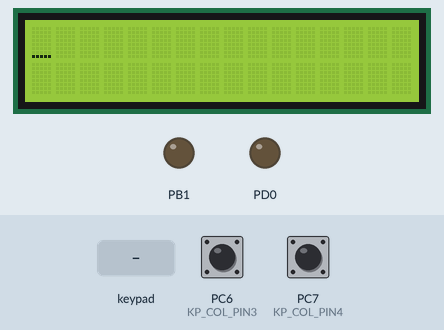
Recording of a program running on a simulated ATmega32, built with avr-gcc and emulated at 8 MHz. On the bench: 16×2 character LCD, output pins drawn as LEDs (lit = HIGH). Wiring (inferred from the names in the program): 4×2 keypad with keys 1 2 3 4 5 6 7 8 (labels assumed): rows PC0, PC1, PC2, PC3; columns PC4, PC5; character LCD (HD44780): RS PB0; E PB2; data PA0, PA1, PA2, PA3, PA4, PA5, PA6, PA7. Inputs (shaded band) come from the test bench; at power-on: PC6 (KP_COL_PIN3) HIGH, PC7 (KP_COL_PIN4) HIGH. Pins used as bus, display or sensor lines are not drawn.

Above: at 1.2 s.
1.3 s: PC6 (KP_COL_PIN3) pulled LOW for 0.15 s
At 2.4 s:
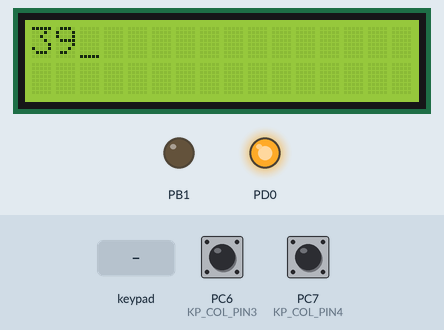
2.9 s: PC7 (KP_COL_PIN4) pulled LOW for 0.15 s
At 3.6 s:
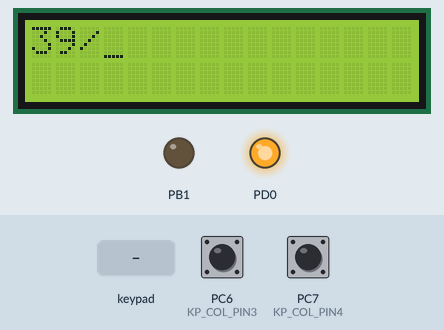
4.5 s: keypad keys 1 2 3 4 pressed 0.4 s apart
At 6.9 s:
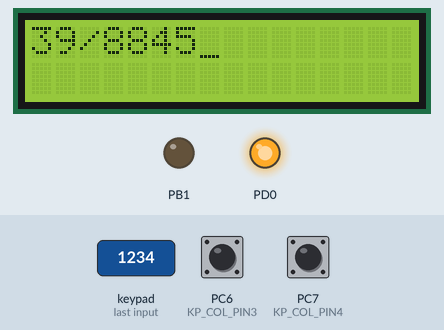
7.6 s: key '1' pressed
At 9.0 s:
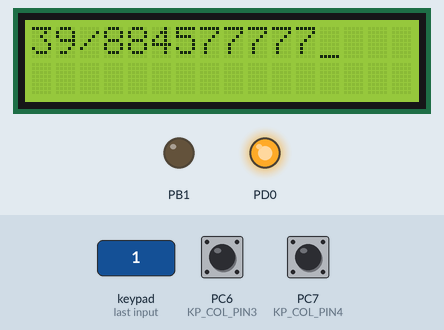
9.3 s: key '5' pressed
At 10.0 s:
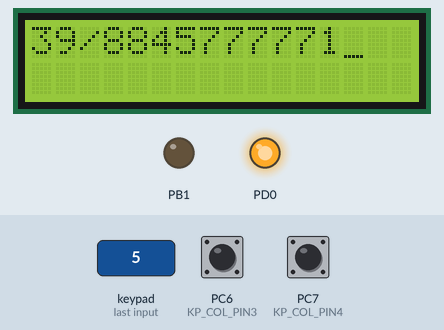
11.1 s: key '6' pressed
At 11.7 s:
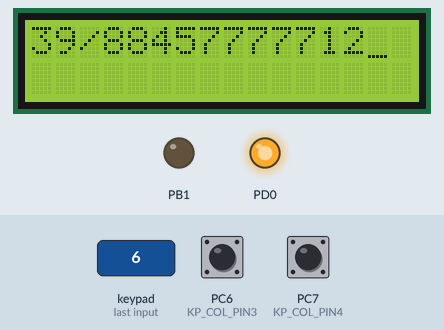
Timing chart, 0 to 13.9 s (numbered marks = the images above; inputs shaded):
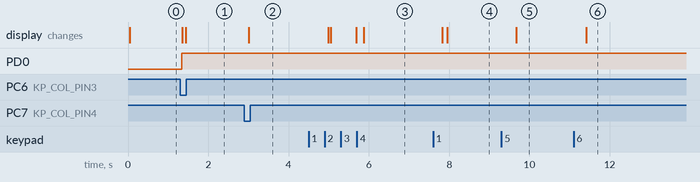

Measured:
- after the input at 1.3 s, PD0: LOW → HIGH at once; the display: first changes after 0.05 s (image 1 shows a later state)
- after the input at 2.9 s, the display: changes after 0.11 s (image 2)
- after the input at 4.5 s, the display: first changes after 0.49 s (image 3 shows a later state)
- after the input at 7.6 s, the display: first changes after 0.23 s (image 4 shows a later state)
- after the input at 9.3 s, the display: changes after 0.37 s (image 5)
- after the input at 11.1 s, the display: changes after 0.32 s (image 6)

The program:

main.c
```c
/*
 * main.c
 *
 *  Created on: Mar 21, 2023
 *      Author: Mazen
 */
#include"../HAL/LCD_Driver/LCD_Interface.h"
#include "../HAL/Keypad_Driver/Keypad_Interface.h"
#include "../HAL/LED_Driver/Led_Interface.h"
#include "../MCAL/Timer/Timer0/Timer0_Interface.h"


//Led_info Led={PORT_A,PIN_0,Source_Connection};
/*
 *
 * typedef struct
{
	PORT_Name RS_group;
	PIN_Number RS_pin;
	PORT_Name RW_group;
	PIN_Number RW_pin;
	PORT_Name E_group;
	PIN_Number E_pin;
	PORT_Name Data_group;
}LCD_Info ;
 */
/*
 *
 *
 * typedef struct{
	PORT_Name ROW_PORT1 ;
	PIN_Number ROW_PIN1  ;
	PORT_Name ROW_PORT2 ;
	PIN_Number ROW_PIN2  ;
	PORT_Name ROW_PORT3 ;
	PIN_Number ROW_PIN3  ;
	PORT_Name ROW_PORT4 ;
	PIN_Number ROW_PIN4  ;
}KeypadRow_PORT_PIN;
typedef struct{
	PORT_Name COL_PORT1 ;
	PIN_Number COL_PIN1  ;
	PORT_Name COL_PORT2 ;
	PIN_Number COL_PIN2  ;
	PORT_Name COL_PORT3 ;
	PIN_Number COL_PIN3  ;
	PORT_Name COL_PORT4 ;
	PIN_Number COL_PIN4  ;
}KeypadCol_PORT_PIN;
 */
void main(){
	DIO_ErrStateSetPinDirection(PORT_A,PIN_0,DIO_OUT);
	//DIO_ErrStateSetPinValue(PORT_A,0,DIO_LOW);
	LCD_Info lcd={PORT_B,PIN_0,PORT_B,PIN_1,PORT_B,PIN_2,PORT_A};
	KeypadRow_PORT_PIN row={PORT_C,PIN_0,PORT_C,PIN_1,PORT_C,PIN_2,PORT_C,PIN_3};
	KeypadCol_PORT_PIN col={PORT_C,PIN_4,PORT_C,PIN_5,PORT_C,PIN_6,PORT_C,PIN_7};
		u8 x;
		u8 read;
		LCD_VoidInit(&lcd);
		KP_ErrStateInit(&row,&col);
	Time_0_Init();
	while(1){
		read=KP_ErrStateRead(&row,&col,&x);
		if(read == OK)
		LCD_VoidSendChar(x,&lcd);
	}

}
```

Definition.h
```c
/*
 * Definition.h
 *
 *  Created on: Mar 24, 2023
 *      Author: Mazen
 */

#ifndef COMMON_DEFINITION_H_
#define COMMON_DEFINITION_H_
#define Null  ((void *)0x00)


#endif /* COMMON_DEFINITION_H_ */
```

Type.h
```c
/*
 * Type.h
 *
 *  Created on: Mar 22, 2023
 *      Author: Mazen
 */
#ifndef TYPE_H_
#define TYPE_H_
/*	User defined data types	Section*/
typedef unsigned char u8;
typedef unsigned short int u16;
typedef unsigned long int u32;

typedef signed char s8;
typedef signed short int s16;
typedef signed long int s32;

typedef float f32;
typedef double f64;


#endif /*TYPE_H_*/
```

bit-math.h
```c
/*
 * bit-math.h
 *
 *  Created on: Mar 22, 2023
 *      Author: Mazen
 */
	/*functions like macro */
// Setting specific bit to 1
#define SET_BIT(Reg,Bit) Reg|=(1<<Bit)
// Setting specific bit to 0
#define CLEAR_BIT(Reg,Bit) Reg&=~(1<<Bit)
// changing specific bit from 0 to 1 vice versa
#define TOGGLE_BIT(Reg,Bit) Reg^=(1<<Bit)
// Read specific bit value if 0 or 1 to be added in Val without changing the register value
#define GET_BIT(Reg,Bit) (Reg>>Bit)&1
```

Keypad_Config.h
```c
/*
 * Keypad_Config.h
 *
 *  Created on: Mar 30, 2023
 *      Author: Mazen
 */

#ifndef HAL_KEYPAD_DRIVER_KEYPAD_CONFIG_H_
#define HAL_KEYPAD_DRIVER_KEYPAD_CONFIG_H_
#include "Keypad_Private.h"
/*	Keypad Rows	*/
#define KP_ROW_PIN1 0
#define KP_ROW_PIN2 1
#define KP_ROW_PIN3 2
#define KP_ROW_PIN4 3
typedef enum{
KP_ROW_PORT1='C',
KP_ROW_PORT2='C',
KP_ROW_PORT3='C',
KP_ROW_PORT4='C'
}KPRPORT;
/*	Keypad Coloumns */
#define KP_COL_PIN1 4
#define KP_COL_PIN2 5
#define KP_COL_PIN3 6
#define KP_COL_PIN4 7
typedef enum{
	KP_COL_PORT1='C',
	KP_COL_PORT2='C',
	KP_COL_PORT3='C',
	KP_COL_PORT4='C'
}KPCPORT;

#endif /* HAL_KEYPAD_DRIVER_KEYPAD_CONFIG_H_ */
```

LCD_Config.h
```c
/*
 * LCD_Config.h
 *
 *  Created on: Mar 25, 2023
 *      Author: Mazen
 */

#ifndef HAL_LCD_DRIVER_LCD_CONFIG_H_
#define HAL_LCD_DRIVER_LCD_CONFIG_H_


#endif /* HAL_LCD_DRIVER_LCD_CONFIG_H_ */
```

Led_Configuration.h
```c
/*
 * Led_Configuration.h
 *
 *  Created on: Mar 24, 2023
 *      Author: hisha
 */

#ifndef HAL_LED_LED_CONFIGURATION_H_
#define HAL_LED_LED_CONFIGURATION_H_

typedef struct
{
PORT_Name        Led_Group ;
PIN_Number          Led_Pin ;
Led_ConnectionType     ConnectionType ;
}Led_info;


#endif /* HAL_LED_LED_CONFIGURATION_H_ */
```

Keypad_Interface.h
```c
/*
 * Keypad_Interface.h
 *
 *  Created on: Mar 30, 2023
 *      Author: Mazen
 */

#ifndef HAL_KEYPAD_DRIVER_KEYPAD_INTERFACE_H_
#define HAL_KEYPAD_DRIVER_KEYPAD_INTERFACE_H_
#include "Keypad_Config.h"
u8	KP_ErrStateRead(KeypadRow_PORT_PIN *KP_RPP_INFO,KeypadCol_PORT_PIN *KP_CPP_INFO,u8 *ReadValue);
void KP_ErrStateInit(KeypadRow_PORT_PIN *KP_RPP_INFO,KeypadCol_PORT_PIN *KP_CPP_INFO);
#endif /* HAL_KEYPAD_DRIVER_KEYPAD_INTERFACE_H_ */
```

Keypad_Program.c
```c
/*
 * Keypad_Program.c
 *
 *  Created on: Mar 30, 2023
 *      Author: Mazen
 */
#include"Keypad_Interface.h"
u8 KP_Arr[4][4]={
		{'7','8','9','/'},
		{'4','5','6','*'},
		{'1','2','3','-'},
		{'C','0','=','+'}
};
void KP_ErrStateInit(KeypadRow_PORT_PIN *KP_RPP_INFO,KeypadCol_PORT_PIN *KP_CPP_INFO){
	//u8 ROW,COL,ReadPin;
	//KPRPORT ROWP=KP_ROW_PORT1;
	//KPCPORT COLP=KP_COL_PORT1;
		DIO_ErrStateSetPinDirection(PORT_C,KP_RPP_INFO->ROW_PIN1,DIO_OUT);
		DIO_ErrStateSetPinDirection(PORT_C,KP_RPP_INFO->ROW_PIN2,DIO_OUT);
		DIO_ErrStateSetPinDirection(PORT_C,KP_RPP_INFO->ROW_PIN3,DIO_OUT);
		DIO_ErrStateSetPinDirection(PORT_C,KP_RPP_INFO->ROW_PIN4,DIO_OUT);
		DIO_ErrStateSetPinDirection(PORT_C,KP_CPP_INFO->COL_PIN1,DIO_IN);
		DIO_ErrStateSetPinDirection(PORT_C,KP_CPP_INFO->COL_PIN2,DIO_IN);
		DIO_ErrStateSetPinDirection(PORT_C,KP_CPP_INFO->COL_PIN3,DIO_IN);
		DIO_ErrStateSetPinDirection(PORT_C,KP_CPP_INFO->COL_PIN4,DIO_IN);
		DIO_ErrStateSetPinValue(PORT_C,KP_RPP_INFO->ROW_PIN1,DIO_HIGH);
		DIO_ErrStateSetPinValue(PORT_C,KP_RPP_INFO->ROW_PIN2,DIO_HIGH);
		DIO_ErrStateSetPinValue(PORT_C,KP_RPP_INFO->ROW_PIN3,DIO_HIGH);
		DIO_ErrStateSetPinValue(PORT_C,KP_RPP_INFO->ROW_PIN4,DIO_HIGH);
		DIO_ErrStateSetPinValue(PORT_C,KP_CPP_INFO->COL_PIN1,DIO_HIGH);
		DIO_ErrStateSetPinValue(PORT_C,KP_CPP_INFO->COL_PIN2,DIO_HIGH);
		DIO_ErrStateSetPinValue(PORT_C,KP_CPP_INFO->COL_PIN3,DIO_HIGH);
		DIO_ErrStateSetPinValue(PORT_C,KP_CPP_INFO->COL_PIN4,DIO_HIGH);

}
KP_ErrState	KP_ErrStateRead(KeypadRow_PORT_PIN *KP_RPP_INFO,KeypadCol_PORT_PIN *KP_CPP_INFO,u8 *ReadValue){
	u8 ROW,COL,ReadPin;
	u8 ErrVal;
	//_delay_ms(100);
	for(ROW=0;ROW<4;ROW++){
		DIO_ErrStateSetPinValue(PORT_C,ROW,DIO_LOW);

		for(COL=4;COL<8;COL++){
			ErrVal=DIO_ErrStateReadPinValue(PORT_C,COL,&ReadPin);
			_delay_ms(30);
			if(ErrVal==DIO_OK&&ReadPin==0){
				DIO_ErrStateSetPinDirection(PORT_D,PIN_0,DIO_OUT);
				DIO_ErrStateSetPinValue(PORT_D,PIN_0,DIO_HIGH);
				DIO_ErrStateSetPinValue(PORT_C,ROW,DIO_HIGH);
				//_delay_ms(30);
				*ReadValue =KP_Arr[ROW][COL-4];
				return OK;
			}
		}
		DIO_ErrStateSetPinValue(PORT_C,ROW,DIO_HIGH);
	}
	return Error;
	//Flag=0;
}
```

LCD_Interface.h
```c
/*
 * LCD_Interface.h
 *
 *  Created on: Mar 25, 2023
 *      Author: Mazen
 */
#ifndef HAL_LCD_DRIVER_LCD_INTERFACE_H_
#define HAL_LCD_DRIVER_LCD_INTERFACE_H_
#include "LCD_Private.h"
#include "LCD_Config.h"
#include "LCD_Register.h"
#include "../../common/Definition.h"
#include <util/delay.h>
void LCD_VoidSendCommand(u8 Local_Command,LCD_Info *lcd);
void LCD_VoidSendChar(u8 Local_Char,LCD_Info *lcd);
void LCD_VoidSendCharRepeat(u8 Local_Char,LCD_Info *lcd);
void LCD_VoidInit(LCD_Info *lcd);
void LCD_VoidSendString(u8 *Address_String,LCD_Info *lcd);
void LCD_VoidGoToXY(u8 Local_XPosition,u8 Local_YPosition, LCD_Info *lcd);
void LCD_VoidSpecialCharacter(u8 *pattern,u8 location, LCD_Info *lcd);
void LCD_VoidSendInt(u32 Recieved_Number,LCD_Info *lcd);
#endif /* HAL_LCD_DRIVER_LCD_INTERFACE_H_ */
```

LCD_Program.c
```c
/*
 * LCD_Program.c
 *
 *  Created on: Mar 25, 2023
 *      Author: Mazen
 */
#include"../../MCAL/DIO/DIO_Interface.h"
#include "LCD_Interface.h"
#include <stdlib.h>

void LCD_VoidSendCommand(u8 Local_Command,LCD_Info *lcd){
	/*RS->LOw*/
	DIO_ErrStateSetPinValue(lcd->RS_group,lcd->RS_pin,DIO_LOW);
	/*RW-> LOW*/
	DIO_ErrStateSetPinValue(lcd->RW_group,lcd->RW_pin,DIO_LOW);
	/*Group = Command*/
	DIO_ErrStateSetPortValue(lcd->Data_group,Local_Command);
	/*Enable*/
	DIO_ErrStateSetPinValue(lcd->E_group,lcd->E_pin,DIO_HIGH);
	_delay_ms(1);
	DIO_ErrStateSetPinValue(lcd->E_group,lcd->E_pin,DIO_LOW);
	_delay_ms(1);
}

void LCD_VoidSendChar(u8 Local_Char,LCD_Info *lcd)
{
	static u8 SwitchingCounter;
	static u8 FirstLineCounter,SecondLineCounter;
	if(SwitchingCounter<16){
		//LCD_VoidGoToXY(FirstLineCounter,0,lcd);
		/*RS->LOw*/
		DIO_ErrStateSetPinValue(lcd->RS_group,lcd->RS_pin,DIO_HIGH);
		/*RW-> LOW*/
		DIO_ErrStateSetPinValue(lcd->RW_group,lcd->RW_pin,DIO_LOW);
		/*Group = Command*/
		DIO_ErrStateSetPortValue(lcd->Data_group,Local_Char);
		/*Enable*/
		DIO_ErrStateSetPinValue(lcd->E_group,lcd->E_pin,DIO_HIGH);
		_delay_ms(1);
		DIO_ErrStateSetPinValue(lcd->E_group,lcd->E_pin,DIO_LOW);
		_delay_ms(1);
		SwitchingCounter++;
		//FirstLineCounter++;
	}
	else if(SwitchingCounter>15&&SwitchingCounter<32){
		LCD_VoidGoToXY(SecondLineCounter,1,lcd);
		/*RS->LOw*/
		DIO_ErrStateSetPinValue(lcd->RS_group,lcd->RS_pin,DIO_HIGH);
		/*RW-> LOW*/
		DIO_ErrStateSetPinValue(lcd->RW_group,lcd->RW_pin,DIO_LOW);
		/*Group = Command*/
		DIO_ErrStateSetPortValue(lcd->Data_group,Local_Char);
		/*Enable*/
		DIO_ErrStateSetPinValue(lcd->E_group,lcd->E_pin,DIO_HIGH);
		_delay_ms(1);
		DIO_ErrStateSetPinValue(lcd->E_group,lcd->E_pin,DIO_LOW);
		_delay_ms(1);
		SwitchingCounter++;
		SecondLineCounter++;
	}

}
void LCD_VoidSendCharRepeat(u8 Local_Char,LCD_Info *lcd)
{
	static u8 SwitchingCounter;
	static u8 FirstLineCounter,SecondLineCounter;
	if(SwitchingCounter<16){
		LCD_VoidGoToXY(FirstLineCounter,0,lcd);
		/*RS->LOw*/
		DIO_ErrStateSetPinValue(lcd->RS_group,lcd->RS_pin,DIO_HIGH);
		/*RW-> LOW*/
		DIO_ErrStateSetPinValue(lcd->RW_group,lcd->RW_pin,DIO_LOW);
		/*Group = Command*/
		DIO_ErrStateSetPortValue(lcd->Data_group,Local_Char);
		/*Enable*/
		DIO_ErrStateSetPinValue(lcd->E_group,lcd->E_pin,DIO_HIGH);
		_delay_ms(1);
		DIO_ErrStateSetPinValue(lcd->E_group,lcd->E_pin,DIO_LOW);
		_delay_ms(1);
		SwitchingCounter++;
		FirstLineCounter++;
	}
	else if(SwitchingCounter>15&&SwitchingCounter<32){
		LCD_VoidGoToXY(SecondLineCounter,1,lcd);
		/*RS->LOw*/
		DIO_ErrStateSetPinValue(lcd->RS_group,lcd->RS_pin,DIO_HIGH);
		/*RW-> LOW*/
		DIO_ErrStateSetPinValue(lcd->RW_group,lcd->RW_pin,DIO_LOW);
		/*Group = Command*/
		DIO_ErrStateSetPortValue(lcd->Data_group,Local_Char);
		/*Enable*/
		DIO_ErrStateSetPinValue(lcd->E_group,lcd->E_pin,DIO_HIGH);
		_delay_ms(1);
		DIO_ErrStateSetPinValue(lcd->E_group,lcd->E_pin,DIO_LOW);
		_delay_ms(1);
		SwitchingCounter++;
		SecondLineCounter++;
	}
	else{
		SwitchingCounter=0;
		FirstLineCounter=0;
		SecondLineCounter=0;
	}
}
void LCD_VoidInit(LCD_Info *lcd){
	/*Set Directions*/
	DIO_ErrStateSetPinDirection(lcd->RS_group,lcd->RS_pin,DIO_OUT);
	DIO_ErrStateSetPinDirection(lcd->RW_group,lcd->RW_pin,DIO_OUT);
	DIO_ErrStateSetPinDirection(lcd->E_group,lcd->E_pin,DIO_OUT);
	DIO_ErrStateSetGroupDirection(lcd->Data_group,0xFF);
	/*Wait more than 30 ms*/
	_delay_ms(40);
	/*Sent function set*/
	LCD_VoidSendCommand(LCD_Set8Bit2Line5x8,lcd);
	/*WAIT 39us*/
	_delay_ms(1);
	LCD_VoidSendCommand(LCD_CursorON,lcd);
	_delay_ms(1);
	/*LCD Clear Display*/
	LCD_VoidSendCommand(LCD_ClearDisplay,lcd);
	_delay_ms(1);

}

void LCD_VoidSendString(u8 *Address_String,LCD_Info *lcd){

	while (*Address_String != '\0') {
		// Send the current character to the LCD
		LCD_VoidSendChar(*Address_String, lcd);
		Address_String++; // Move to the next character
	}
}
void LCD_VoidGoToXY(u8 Local_XPosition,u8 Local_YPosition, LCD_Info *lcd) {
	u8 Address = 0;
	/* Calculate the DDRAM address based on the row and column */
	if(Local_YPosition == 0) {
		Address = LCD_FirstLine + Local_XPosition;
	} else {
		Address = LCD_SecoundLine + Local_XPosition;
	}
	/* Send the command to set the DDRAM address */
	LCD_VoidSendCommand(LCD_SetAddressDDRAM | Address, lcd);
}

void LCD_VoidSpecialCharacter(u8 *pattern,u8 location, LCD_Info *lcd){
	LCD_VoidSendCommand(LCD_SetAddressCGRAM+(location*8),lcd);
	/* Sending the bitmap to CGRAM */
	for(u8 i=0;i<8;i++){
		LCD_VoidSendChar(pattern[i],lcd);
	}
	/*	Send the cursor to DDRAM + choose location */
	LCD_VoidGoToXY(1,1,lcd);
	LCD_VoidSendChar(location,lcd);
}
void LCD_VoidSendInt(u32 Recieved_Number,LCD_Info *lcd){
	u8 NumAsString[LCD_StringMax];
	u8 LCD_StringCounter;
	if(Recieved_Number==0){
		LCD_VoidSendChar('0',lcd);
	}
	else{
		while(Recieved_Number!=0){
			NumAsString[LCD_StringCounter]=Recieved_Number%10;
			Recieved_Number/=10;
			LCD_StringCounter++;
		}
	}
	for(LCD_StringCounter=(LCD_StringMax-1);LCD_StringCounter>=0;LCD_StringCounter--){
		LCD_VoidSendChar(NumAsString[LCD_StringCounter],lcd);
	}
}
```

Led_Interface.h
```c
/*
 * Led_Interface.h
 *
 *  Created on: Mar 24, 2023
 *      Author: hisha
 */

#ifndef HAL_LED_LED_INTERFACE_H_
#define HAL_LED_LED_INTERFACE_H_
#include "Led_Private.h"
#include "Led_Configuration.h"

LedErrState	Led_LedErrStateTurnOn(Led_info *Led) ;
LedErrState	Led_LedErrStateTurnOff(Led_info *Led) ;

#endif /* HAL_LED_LED_INTERFACE_H_ */
```

Led_Program.c
```c
/*
 * Led_Program.c
 *
 *  Created on: Mar 24, 2023
 *      Author: hisha
 */
#include "../../Common/Definition.h"
#include "../../MCAL/DIO/DIO_Interface.h"
#include "Led_Interface.h"

LedErrState	Led_LedErrStateTurnOn(Led_info *Led){
	u8 SetPinErrReturn;
	u8 SetValueErrReturnON;

	SetPinErrReturn=DIO_ErrStateSetPinDirection(Led->Led_Group,Led->Led_Pin,DIO_OUT);
	if(SetPinErrReturn==DIO_ERROR_PORT||SetPinErrReturn==DIO_ERROR_Direction||SetPinErrReturn==DIO_ERROR_PIN){
		return LED_INIT_Error;
	}
	else{
		if(Led->ConnectionType==Source_Connection){
			// HIGH = ON
			SetValueErrReturnON=DIO_ErrStateSetPinValue(Led->Led_Group,Led->Led_Pin,DIO_HIGH);
			if(SetValueErrReturnON==DIO_ERROR_PORT||SetValueErrReturnON==DIO_ERROR_VALUE||SetValueErrReturnON==DIO_ERROR_PIN){
				return LED_ON_Error;
			}
			else
				return LED_ON_OK;
		}
		else if(Led->ConnectionType==Sink_Connection){
			// LOW = ON
			SetValueErrReturnON=DIO_ErrStateSetPinValue(Led->Led_Group,Led->Led_Pin,DIO_LOW);
			if(SetValueErrReturnON==DIO_ERROR_PORT||SetValueErrReturnON==DIO_ERROR_VALUE||SetValueErrReturnON==DIO_ERROR_PIN){
				return LED_ON_Error;
			}
			else
				return LED_ON_OK;
		}

	}
}


LedErrState	Led_LedErrStateTurnOff(Led_info *Led){
	u8 SetValueErrReturnOFF;
	if(Led->ConnectionType==Source_Connection){
		// HIGH = ON
		SetValueErrReturnOFF=DIO_ErrStateSetPinValue(Led->Led_Group,Led->Led_Pin,DIO_LOW);
		if(SetValueErrReturnOFF==DIO_ERROR_PORT||SetValueErrReturnOFF==DIO_ERROR_VALUE||SetValueErrReturnOFF==DIO_ERROR_PIN){
			return LED_OFF_Error;
		}
		else
			return LED_OFF_OK;
	}
else if(Led->ConnectionType==Sink_Connection){
	// LOW = ON
	SetValueErrReturnOFF=DIO_ErrStateSetPinValue(Led->Led_Group,Led->Led_Pin,DIO_HIGH);
	if(SetValueErrReturnOFF==DIO_ERROR_PORT||SetValueErrReturnOFF==DIO_ERROR_VALUE||SetValueErrReturnOFF==DIO_ERROR_PIN){
		return LED_OFF_Error;
	}
	else
		return LED_OFF_OK;
}

}
```

Keypad_Private.h
```c
/*
 * Keypad_Private.h
 *
 *  Created on: Mar 30, 2023
 *      Author: Mazen
 */

#ifndef HAL_KEYPAD_DRIVER_KEYPAD_PRIVATE_H_
#define HAL_KEYPAD_DRIVER_KEYPAD_PRIVATE_H_
#include "../../common/Definition.h"
#include "../../common/Type.h"
#include "../../common/bit-math.h"
#include "../../MCAL/DIO/DIO_Interface.h"
#include <avr/delay.h>
typedef struct{
	PORT_Name ROW_PORT1 ;
	PIN_Number ROW_PIN1  ;
	PORT_Name ROW_PORT2 ;
	PIN_Number ROW_PIN2  ;
	PORT_Name ROW_PORT3 ;
	PIN_Number ROW_PIN3  ;
	PORT_Name ROW_PORT4 ;
	PIN_Number ROW_PIN4  ;
}KeypadRow_PORT_PIN;
typedef struct{
	PORT_Name COL_PORT1 ;
	PIN_Number COL_PIN1  ;
	PORT_Name COL_PORT2 ;
	PIN_Number COL_PIN2  ;
	PORT_Name COL_PORT3 ;
	PIN_Number COL_PIN3  ;
	PORT_Name COL_PORT4 ;
	PIN_Number COL_PIN4  ;
}KeypadCol_PORT_PIN;
typedef enum{
	OK,
	Error
}KP_ErrState;

#endif /* HAL_KEYPAD_DRIVER_KEYPAD_PRIVATE_H_ */
```

LCD_Register.h
```c
/*
 * LCD_Register.h
 *
 *  Created on: Mar 25, 2023
 *      Author: Mazen
 */

#ifndef HAL_LCD_DRIVER_LCD_REGISTER_H_
#define HAL_LCD_DRIVER_LCD_REGISTER_H_

/*Set CG RAM Address*/
#define  LCD_SetAddressCGRAM      0x40
/*---------------------------------------------------------------------------------------------------*/

/*Set DDRAM Address*/
#define  LCD_SetAddressDDRAM      0x80

#define LCD_FirstLine 0x00
#define LCD_SecoundLine 0x40

#endif /* HAL_LCD_DRIVER_LCD_REGISTER_H_ */
```

Led_Private.h
```c
/*
 * Led_Private.h
 *
 *  Created on: Mar 24, 2023
 *      Author: hisha
 */

#ifndef HAL_LED_LED_PRIVATE_H_
#define HAL_LED_LED_PRIVATE_H_

typedef enum
{
	LED_ON_OK,
	LED_ON_Error,
	LED_OFF_OK,
	LED_OFF_Error,
	LED_INIT_OK,
	LED_INIT_Error
}LedErrState;

typedef enum {
	Source_Connection ,
	Sink_Connection

}Led_ConnectionType;

#endif /* HAL_LED_LED_PRIVATE_H_ */
```

DIO_Interface.h
```c
/*
 * DIO.h
 *
 *  Created on: Mar 22, 2023
 *      Author: Mazen
 */

#ifndef MCAL_DIO_DIO_INTERFACE_H_
#define MCAL_DIO_DIO_INTERFACE_H_
#include "../../common/bit-math.h"
#include "DIO_Register.h"
#include "DIO_Private.h"
#include "../../common/Definition.h"
#include "../../common/Type.h"
/*	Setting Port as Input or Output Section
 *	It takes ({PORT_A,PORT_B,PORT_C,PORT_D},{PIN_0>PIN_7},{OUT,IN})
 *	return Error state
 * */
DIO_Err DIO_ErrStateSetPinDirection(PORT_Name port,PIN_Number pin,Direction direction);
//--------------------------------------------------//
/*	Setting Output Volt High or Low
*	It takes ({PORT_A,PORT_B,PORT_C,PORT_D},{PIN_0>PIN_7},{HIGH,LOW})
*	return Error state
* */
DIO_Err DIO_ErrStateSetPinValue(PORT_Name port,PIN_Number pin,Volt val);
//--------------------------------------------------//
/*	Reading Section
 * It takes ({PORT_A,PORT_B,PORT_C,PORT_D},{PIN_0>PIN_7},reading value address)
 * return Error State
 * */
DIO_Err DIO_ErrStateReadPinValue(PORT_Name port,PIN_Number pin,u8 *value);

DIO_Err DIO_ErrStateSetPortDirection(PORT_Name port,Direction direction);

DIO_Err  DIO_ErrStateSetGroupValue(PORT_Name port,Volt val);

DIO_Err  DIO_ErrStateReadGroupValue(PORT_Name port ,u8 *value);

#endif /* MCAL_DIO_DIO_INTERFACE_H_ */
```

DIO_Private.h
```c
/*
 * DIO_MACROS.h
 *
 *  Created on: Mar 22, 2023
 *      Author: Mazen
 */

#ifndef MCAL_DIO_DIO_PRIVATE_H_
#define MCAL_DIO_DIO_PRIVATE_H_

/* Error State*/
typedef enum Error_state{DIO_OK,DIO_ERROR_PORT,DIO_ERROR_PIN,DIO_ERROR_Direction,DIO_ERROR_VALUE,AddressError}DIO_Err;
/*input and output and voltage rate Section*/
 typedef enum {
 DIO_LOW,
 DIO_HIGH
 }Volt;
typedef enum{
	 DIO_IN,
	DIO_OUT
 }Direction;
/*Ports Section*/
typedef enum PORTS{
 PORT_A= 'A',
 PORT_B,
 PORT_C,
 PORT_D
}PORT_Name;
/*Pins Section*/
typedef enum Pins
{
	PIN_0,
	PIN_1,
	PIN_2,
	PIN_3,
	PIN_4,
	PIN_5,
	PIN_6,
	PIN_7
}PIN_Number;
#endif /* MCAL_DIO_DIO_PRIVATE_H_ */
```

Source omitted: LCD_Private.h (4729 bytes), DIO_Program.c (3297 bytes), DIO_Register.h (915 bytes), Timer0_Interface.h (384 bytes), Timer0_Private.h (263 bytes), Timer0_Program.c (1233 bytes), Timer0_Register.h (402 bytes)
